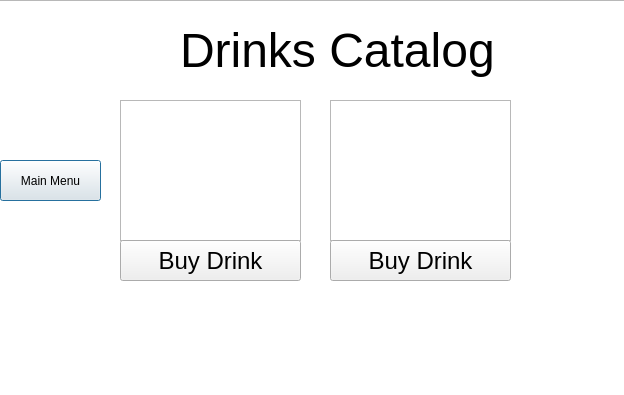
<?xml version="1.0" encoding="UTF-8"?>
<ui version="4.0">
 <class>DrinksMenu</class>
 <widget class="QDialog" name="DrinksMenu">
  <property name="geometry">
   <rect>
    <x>0</x>
    <y>0</y>
    <width>624</width>
    <height>395</height>
   </rect>
  </property>
  <property name="windowTitle">
   <string>Dialog</string>
  </property>
  <widget class="QTextBrowser" name="textBrowser">
   <property name="geometry">
    <rect>
     <x>-10</x>
     <y>0</y>
     <width>1011</width>
     <height>401</height>
    </rect>
   </property>
  </widget>
  <widget class="QLabel" name="label">
   <property name="geometry">
    <rect>
     <x>180</x>
     <y>-10</y>
     <width>341</width>
     <height>121</height>
    </rect>
   </property>
   <property name="font">
    <font>
     <pointsize>36</pointsize>
    </font>
   </property>
   <property name="text">
    <string>Drinks Catalog</string>
   </property>
  </widget>
  <widget class="QPushButton" name="pushButton">
   <property name="geometry">
    <rect>
     <x>0</x>
     <y>160</y>
     <width>101</width>
     <height>41</height>
    </rect>
   </property>
   <property name="text">
    <string>Main Menu</string>
   </property>
  </widget>
  <widget class="QTextBrowser" name="textBrowserDrinkInformation">
   <property name="geometry">
    <rect>
     <x>120</x>
     <y>100</y>
     <width>181</width>
     <height>141</height>
    </rect>
   </property>
  </widget>
  <widget class="QPushButton" name="pushButtonConfirm">
   <property name="geometry">
    <rect>
     <x>120</x>
     <y>240</y>
     <width>181</width>
     <height>41</height>
    </rect>
   </property>
   <property name="font">
    <font>
     <pointsize>18</pointsize>
    </font>
   </property>
   <property name="text">
    <string>Buy Drink</string>
   </property>
  </widget>
  <widget class="QTextBrowser" name="textBrowserDrinkInformation_2">
   <property name="geometry">
    <rect>
     <x>330</x>
     <y>100</y>
     <width>181</width>
     <height>141</height>
    </rect>
   </property>
  </widget>
  <widget class="QPushButton" name="pushButtonConfirm_2">
   <property name="geometry">
    <rect>
     <x>330</x>
     <y>240</y>
     <width>181</width>
     <height>41</height>
    </rect>
   </property>
   <property name="font">
    <font>
     <pointsize>18</pointsize>
    </font>
   </property>
   <property name="text">
    <string>Buy Drink</string>
   </property>
  </widget>
 </widget>
 <resources/>
 <connections/>
</ui>
